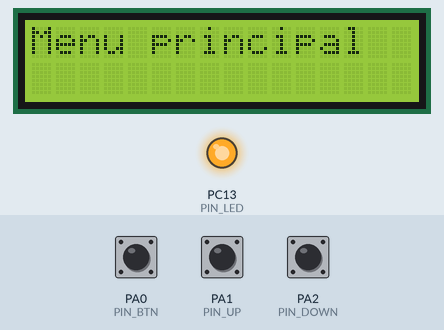
The program below on a simulated STM32 Blue Pill. Parts: 16×2 character LCD, output pins drawn as LEDs (lit = HIGH). Dashed ring = blinking. The inputs (shaded band) are chosen by the test bench; at power-on: PA0 (PIN_BTN) HIGH, PA1 (PIN_UP) HIGH, PA2 (PIN_DOWN) HIGH.

Above: at 1.3 s.
1.4 s: PA0 (PIN_BTN) pulled LOW for 1 s
At 2.79 s:
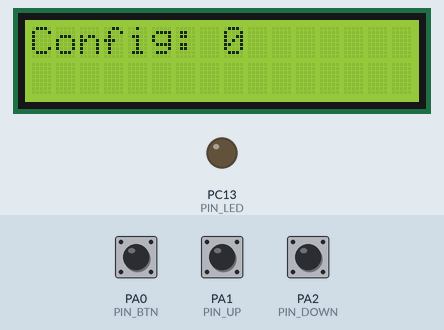
3.0 s: PA1 (PIN_UP) pulled LOW for 0.15 s
At 3.4 s:
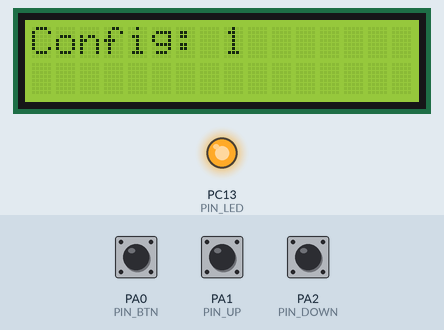
4.6 s: PA1 (PIN_UP) pulled LOW for 1 s
At 5.5 s:
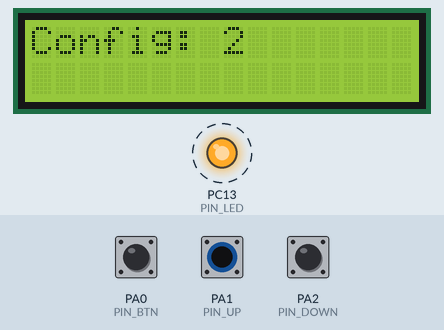
7.1 s: PA0 (PIN_BTN) pulled LOW for 0.15 s
At 7.7 s:
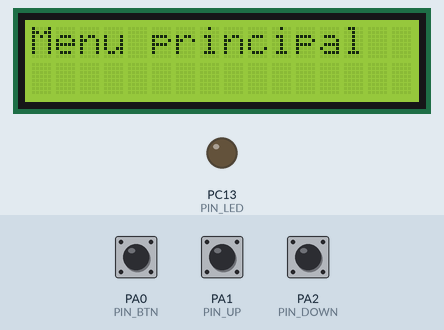
7.8 s: PA0 (PIN_BTN) pulled LOW for 3.2 s
At 11.5 s:
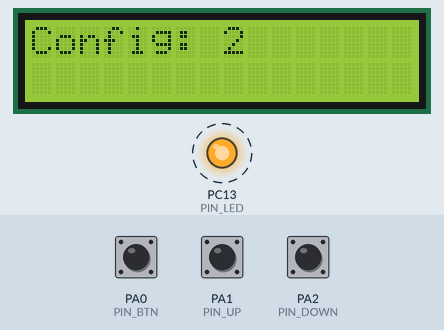
11.6 s: PA0 (PIN_BTN) pulsed LOW 2 times (0.12 s each, 0.3 s apart)
At 12.6 s:
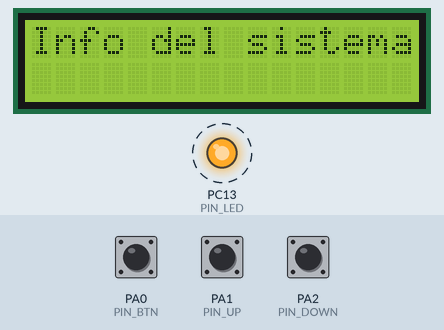
Timing chart, 0 to 15.8 s (numbered marks = the images above; inputs shaded):
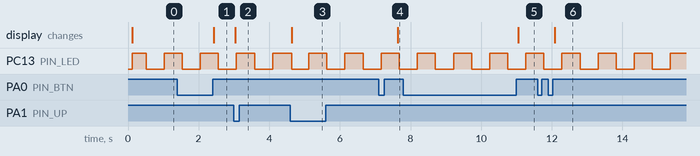

The program:

main.cpp
```cpp
#include <Arduino.h>
#include <LiquidCrystal.h>

// LCD 16x2 en modo 4 bits (alimentado a 3.3 V)
// RS=PB10, E=PB11, D4=PB12, D5=PB13, D6=PB14, D7=PB15
LiquidCrystal lcd(PB10, PB11, PB12, PB13, PB14, PB15);

// Botones con pull-up interno (activos en LOW)
const uint8_t PIN_BTN  = PA0;  // MENU
const uint8_t PIN_UP   = PA1;  // UP
const uint8_t PIN_DOWN = PA2;  // DOWN

// LED integrado de la BluePill (PC13, activo en LOW)
const uint8_t PIN_LED  = PC13;

/* ----- Tiempos de manejo de botón ---------------------------------------- */
const uint16_t ANTI_REBOTE_MS = 30;
const uint16_t DOBLE_CLIC_MS  = 350;
const uint16_t PULSO_LARGO_MS = 800;

/* ----- Estados del menú ------------------------------------ */
enum Menu { MENU_INICIO, MENU_INFO, MENU_CONF };
Menu menuActual = MENU_INICIO;

/* ----- Variables globales ---------------------------------- */
unsigned long tBajada = 0, tSubida = 0;     // marcas de tiempo MENU
unsigned long tPrimeraSubida = 0;           // para ventana de doble clic
bool clicPendiente    = false;               // posible clic simple
bool estadoAnterior   = HIGH;                // último estado leído de MENU

int  valorConfig = 0;                        // variable a ajustar
const int VAL_MIN = 0, VAL_MAX = 99;

/* ----------------------------------------------------------- */
void mostrarMenu() {
  lcd.clear();
  switch (menuActual) {
    case MENU_INICIO: lcd.print("Menu principal"); break;
    case MENU_INFO:   lcd.print("Info del sistema"); break;
    case MENU_CONF:   lcd.print("Config: "), lcd.print(valorConfig); break;
  }

  // Mensajes de depuración por Serial1 (opcional)
  Serial1.print("Estado: ");
  switch (menuActual) {
    case MENU_INICIO: Serial1.println("INICIO"); break;
    case MENU_INFO:   Serial1.println("INFO");   break;
    case MENU_CONF:   Serial1.print("CONFIG valor="); Serial1.println(valorConfig); break;
  }
}

/* ===================== SETUP =============================== */
void setup() {
  // Serie para depuración por USB-TTL en PA9/PA10
  Serial1.begin(115200);
  Serial1.println("Inicio OK");

  pinMode(PIN_LED,  OUTPUT);
  pinMode(PIN_BTN,  INPUT_PULLUP);
  pinMode(PIN_UP,   INPUT_PULLUP);
  pinMode(PIN_DOWN, INPUT_PULLUP);

  // Pequeña espera para estabilización del LCD a 3.3 V
  delay(50);
  lcd.begin(16, 2);
  mostrarMenu();
}

/* ===================== LOOP ================================ */
void loop() {
  // LED de vida (~1 Hz). PC13 es activo en LOW, por eso se invierte.
  digitalWrite(PIN_LED, (millis() & 512) ? LOW : HIGH);

  /* --------- Gestión del botón principal (MENU) ----------- */
  bool btn = digitalRead(PIN_BTN);

  // Flanco de bajada (inicio de pulsación)
  if (estadoAnterior == HIGH && btn == LOW) {
    delay(ANTI_REBOTE_MS);
    if (!digitalRead(PIN_BTN)) {
      tBajada = millis();
    }
  }

  // Flanco de subida (decisión de corto/doble/largo)
  if (estadoAnterior == LOW && btn == HIGH) {
    delay(ANTI_REBOTE_MS);
    if (digitalRead(PIN_BTN)) {
      tSubida = millis();
      const unsigned long dur = tSubida - tBajada;

      if (dur >= PULSO_LARGO_MS) {
        // Pulsación larga: ir a Configuración
        menuActual = MENU_CONF;
        clicPendiente = false;
        mostrarMenu();
      } else {
        // Posible corto / doble
        // Criterio exacto: intervalo entre la primera subida y la segunda bajada
        if (clicPendiente && (tBajada - tPrimeraSubida) < DOBLE_CLIC_MS) {
          // Doble clic: ir a Información
          menuActual = MENU_INFO;
          clicPendiente = false;
          mostrarMenu();
        } else {
          // Primer clic corto: queda pendiente hasta que venza la ventana
          clicPendiente  = true;
          tPrimeraSubida = tSubida;
        }
      }
    }
  }

  // Vencimiento de la ventana de doble clic -> clic simple
  if (clicPendiente && (millis() - tPrimeraSubida) > DOBLE_CLIC_MS) {
    menuActual = MENU_INICIO; // clic simple confirmado
    clicPendiente = false;
    mostrarMenu();
  }

  estadoAnterior = btn;

  /* --------- Botones UP / DOWN en modo configuración ------- */
  if (menuActual == MENU_CONF) {
    static bool prevUp = HIGH, prevDn = HIGH;
    bool upNow = digitalRead(PIN_UP);
    bool dnNow = digitalRead(PIN_DOWN);

    // SUBIR (flanco de bajada + antirrebote)
    if (prevUp == HIGH && upNow == LOW) {
      delay(ANTI_REBOTE_MS);
      if (!digitalRead(PIN_UP) && valorConfig < VAL_MAX) {
        ++valorConfig;
        mostrarMenu();
      }
    }

    // BAJAR (flanco de bajada + antirrebote)
    if (prevDn == HIGH && dnNow == LOW) {
      delay(ANTI_REBOTE_MS);
      if (!digitalRead(PIN_DOWN) && valorConfig > VAL_MIN) {
        --valorConfig;
        mostrarMenu();
      }
    }

    prevUp = upNow;
    prevDn = dnNow;
  }
}
```

Measured:
- after the input at 1.4 s, the display: changes after 1.0 s (image 1)
- after the input at 3.0 s, the display: changes at once (image 2)
- after the input at 4.6 s, the display: changes at once (image 3)
- after the input at 7.1 s, the display: changes after 0.54 s (image 4)
- after the input at 7.8 s, the display: changes after 3.3 s (image 5)
- after the input at 11.6 s, the display: changes after 0.48 s (image 6)
- by itself, PC13 (PIN_LED): alternates HIGH for 0.51 s and LOW for 0.51 s
